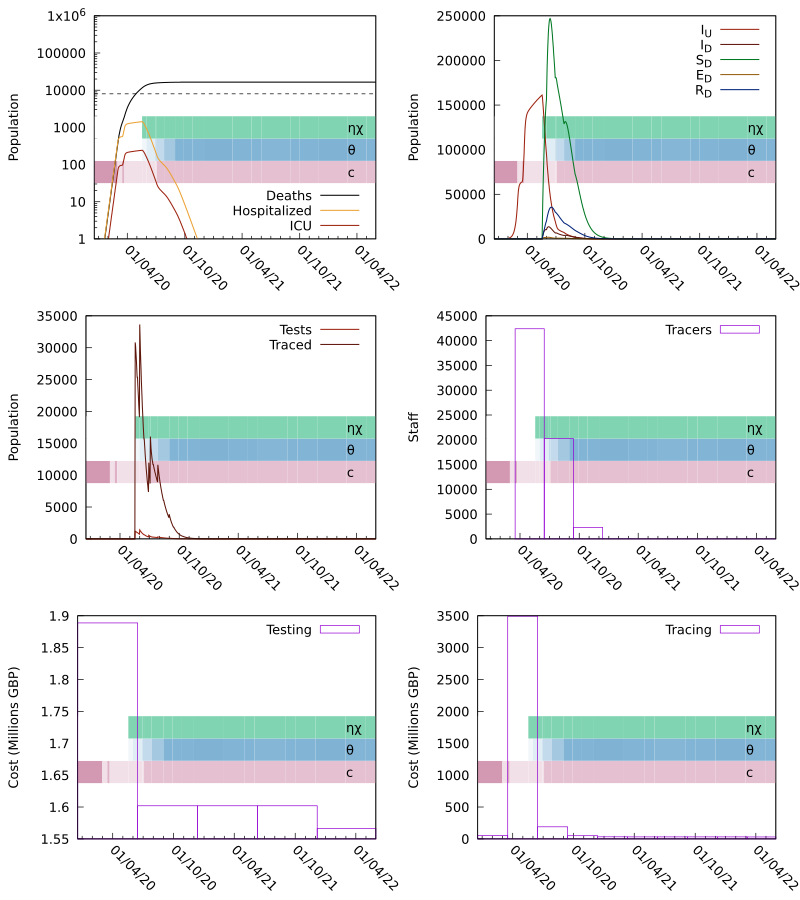

The gnuplot source for this figure:
set terminal pdfcairo color enhanced dashed font "cmr10,14" size 8,9
seed="ptti-scenario-4c-Trig"
set output sprintf("%s.pdf", seed)
set multiplot layout 3,2
odefile=sprintf("%s-out-0.tsv", seed)
ttfile=sprintf("%s-out-0-testtrace.tsv", seed)
trfile=sprintf("%s-out-0-trcosts.tsv", seed)
tefile=sprintf("%s-out-0-tecosts.tsv", seed)
etimesfile=sprintf("%s-events.gp", seed)

set tics nomirror
set ylabel 'Population'

set yrange [0:]

set style fill transparent solid 0.25 noborder

# Colors
color_SU = '#00aa55'
color_SD = '#007722'

color_EU = '#eba134'
color_ED = '#945e0f'

color_IU = '#9c210e'
color_ID = '#5e160b'

color_RU = '#0055aa'
color_RD = '#002277'

# These are from the economic model inputs
Hospitalized_Pct_Deaths=0.44
ICU_Fatality=0.59
ICU_Pct=0.17
IFR=0.008
Non_ICU_Fatality=0.36

HF = IFR*Hospitalized_Pct_Deaths/(ICU_Pct*ICU_Fatality+(1-ICU_Pct)*Non_ICU_Fatality)
ICUF = HF*ICU_Pct

set key bottom right
set xdata time
set timefmt "%Y-%m-%d %H:%M:%S"
set format x "%d/%m/%y"

load etimesfile

set xtics rotate by -45 3600*24*30*6

set yrange [1:1e6]
set log y

set arrow from graph 0, first 8000 to graph 1, first 8000 nohead lc 0 dt '--'
plot odefile u 1:(($9+$10)*IFR) w l lw 1.5 lc 0 ti "Deaths", "" u 1:(($7+$8)*HF) w l lw 1.5 lc rgb color_EU ti "Hospitalized", "" u 1:(($7+$8)*ICUF) w l lw 1.5 lc rgb color_IU ti "ICU"

unset log y
unset arrow

set autoscale y
set yrange [0:]
set key top right

# set y2tics 0.5
# set y2range [0:4]

plot odefile u 1:7 w l lw 1.5 lc rgb color_IU ti "I_U", odefile u 1:8 w l lw 1.5 lc rgb color_ID ti "I_D", \
     odefile u 1:4 w l lw 1.5 lc rgb color_SD ti "S_D", odefile u 1:6 w l lw 1.5 lc rgb color_ED ti "E_D", \
     odefile u 1:10 w l lw 1.5 lc rgb color_RD ti "R_D"#, odefile u 1:13 w l axis x1y2 lc 0 ti "R"


plot ttfile u 1:3 w l lw 1.5 lc rgb color_IU ti "Tests", ttfile u 1:4 w l lw 1.5 lc rgb color_ID ti "Traced"

unset log y
unset yrange
set autoscale y
set style fill empty

set ylabel "Staff"
plot trfile u 1:5 w boxes ti "Tracers"

set ylabel "Cost (Millions GBP)"
plot tefile u 1:($5/1000000) w boxes ti "Testing"
plot trfile u 1:($6/1000000) w boxes ti "Tracing"

unset multiplot
set output
